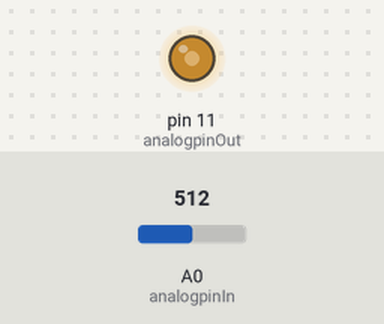
The sketch below on a simulated Arduino Uno, built with avr-gcc and run on an emulated ATmega328P. Parts: output pins drawn as LEDs (lit = HIGH). The test bench sets the inputs (shaded band); at power-on: A0 (analogpinIn) = 512. What the sketch prints to the serial monitor is not drawn.

Above: at 1.2 s.
1.3 s: A0 (analogpinIn) set to 413
At 1.6 s:
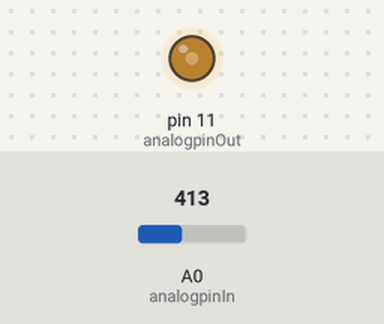
3.3 s: A0 (analogpinIn) set to 391
At 4.2 s:
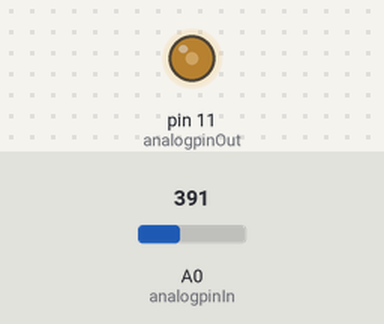
5.1 s: A0 (analogpinIn) set to 716
At 5.5 s:
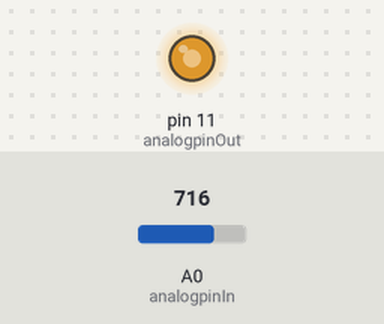
6.6 s: A0 (analogpinIn) set to 983
At 7.8 s:
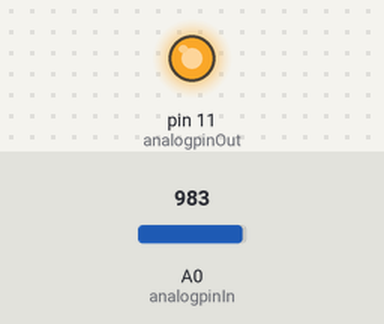
8.1 s: A0 (analogpinIn) set to 1013
At 8.4 s:
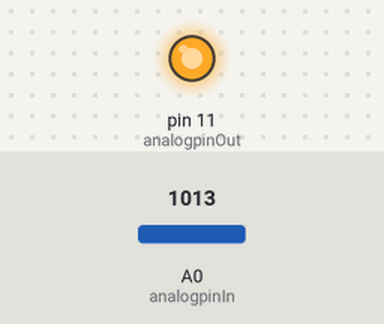
9.9 s: A0 (analogpinIn) set to 122
At 10.6 s:
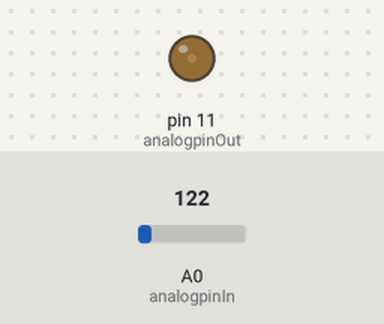
Timing chart, 0 to 12.4 s (numbered marks = the images above; inputs shaded):
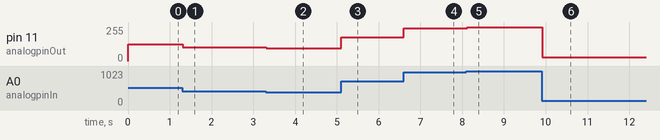

The sketch:

potentiometer.ino
```cpp
const int analogpinIn=A0;
const int analogpinOut=11;
int sensorvalue=0;
int outputvalue=0;

void setup() {
 Serial.begin(9600);
}

void loop() {
  // put your main code here, to run repeatedly:
  sensorvalue=analogRead(analogpinIn);
  outputvalue=map(sensorvalue,0,1023,0,255);
  analogWrite(analogpinOut,outputvalue);
  Serial.print("sensor=");
  Serial.print(sensorvalue);
  Serial.print("output=");
  Serial.print(outputvalue);
  delay(3);
}
```

Measured:
- after the input at 1.3 s, pin 11 (analogpinOut): 127/255 → 102/255 at once
- after the input at 3.3 s, pin 11 (analogpinOut): 102/255 → 97/255 at once
- after the input at 5.1 s, pin 11 (analogpinOut): 97/255 → 178/255 at once
- after the input at 6.6 s, pin 11 (analogpinOut): 178/255 → 245/255 at once
- after the input at 8.1 s, pin 11 (analogpinOut): 245/255 → 252/255 at once
- after the input at 9.9 s, pin 11 (analogpinOut): 252/255 → 30/255 at once
